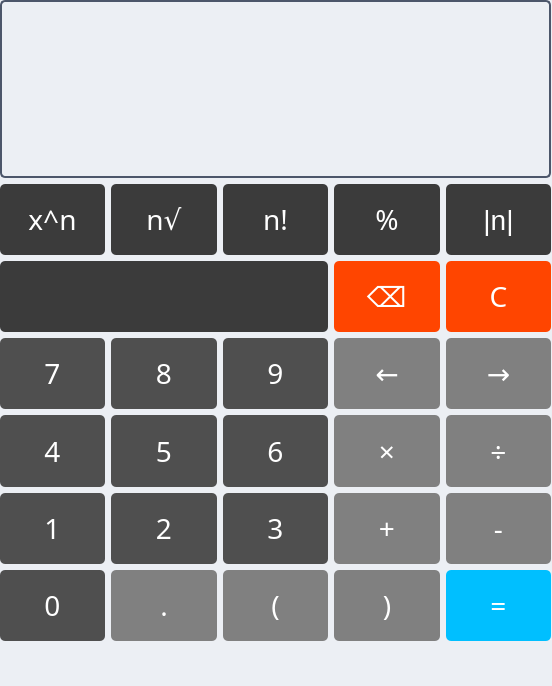
<?xml version="1.0" encoding="UTF-8"?>
<ui version="4.0">
 <class>Calculator</class>
 <widget class="QMainWindow" name="Calculator">
  <property name="geometry">
   <rect>
    <x>0</x>
    <y>0</y>
    <width>552</width>
    <height>686</height>
   </rect>
  </property>
  <property name="sizePolicy">
   <sizepolicy hsizetype="Minimum" vsizetype="Minimum">
    <horstretch>0</horstretch>
    <verstretch>0</verstretch>
   </sizepolicy>
  </property>
  <property name="minimumSize">
   <size>
    <width>520</width>
    <height>600</height>
   </size>
  </property>
  <property name="windowTitle">
   <string>MainWindow</string>
  </property>
  <property name="autoFillBackground">
   <bool>false</bool>
  </property>
  <property name="styleSheet">
   <string notr="true">QWidget {
    background-color: #ECEFF4;
}

/*Display*/
QLineEdit {
    background-color: #ECEFF4;
    color: #2E3440;
    border: 2px solid #4C566A;
    border-radius: 5px;
    font-size: 44pt;
}

/*Numbers color*/
QPushButton#Button0, QPushButton#Button1, QPushButton#Button2, QPushButton#Button3,
QPushButton#Button4, QPushButton#Button5, QPushButton#Button6, QPushButton#Button7,
QPushButton#Button8, QPushButton#Button9 {
    background-color: #4F4F4F;
    color: white;
    border-radius: 5px;
}

/*Functions color*/
QPushButton#ButtonPower, QPushButton#ButtonSqrt, QPushButton#ButtonFactorial, 
QPushButton#ButtonModulo, QPushButton#ButtonAbsoluteVal, QPushButton#ButtonPlaceHolder {
    background-color: #3B3B3B;
    color: white;
    border-radius: 5px;
}

/*Operations color*/
QPushButton#ButtonAdd, QPushButton#ButtonSubtract, QPushButton#ButtonDivide,
QPushButton#ButtonMultiply, QPushButton#ButtonOpBracket, QPushButton#ButtonClBracket,
QPushButton#ButtonDecPoint, QPushButton#ButtonLeftArr, QPushButton#ButtonRightArr {
    background-color: #808080;
    color: white;
    border-radius: 5px;
}

/*Equals color*/
QPushButton#ButtonEquals {
    background-color: #00BFFF;
    color: white;
    border-radius: 5px;
}

/*Dlete, Clear color*/
QPushButton#ButtonDelete, QPushButton#ButtonClear {
    background-color: #FF4500;
    color: white;
    border-radius: 5px;
}

/*All Buttons*/
QPushButton {
    font-size: 28px;
    padding: 10px;
    border: none;
}

QPushButton:hover {
    background-color: #5E81AC;
}

QPushButton:pressed {
    background-color: #88C0D0;
}

/*Numbers hover, press*/
QPushButton#Button0:hover, QPushButton#Button1:hover, QPushButton#Button2:hover,
QPushButton#Button3:hover, QPushButton#Button4:hover, QPushButton#Button5:hover,
QPushButton#Button6:hover, QPushButton#Button7:hover, QPushButton#Button8:hover,
QPushButton#Button9:hover {
    background-color: #6D6D6D;
}

QPushButton#Button0:pressed, QPushButton#Button1:pressed, QPushButton#Button2:pressed,
QPushButton#Button3:pressed, QPushButton#Button4:pressed, QPushButton#Button5:pressed,
QPushButton#Button6:pressed, QPushButton#Button7:pressed, QPushButton#Button8:pressed,
QPushButton#Button9:pressed {
    background-color: #888888;
}

/*Funcions hover, press*/
QPushButton#ButtonPower:hover, QPushButton#ButtonSqrt:hover, QPushButton#ButtonFactorial:hover,
QPushButton#ButtonModulo:hover, QPushButton#AbsoluteVal:hover {
    background-color: #555555; 
}

QPushButton#ButtonPower:pressed, QPushButton#ButtonSqrt:pressed, QPushButton#ButtonFactorial:pressed,
QPushButton#ButtonModulo:pressed, QPushButton#ButtonAbsoluteVal:pressed {
    background-color: #777777;
}

/*Operations hover, press*/
QPushButton#ButtonAdd:hover, QPushButton#ButtonSubtract:hover, QPushButton#ButtonDivide:hover,
QPushButton#ButtonMultiply:hover, QPushButton#ButtonOpBracket:hover, QPushButton#ButtonClBracket:hover,
QPushButton#ButtonDecPoint:hover, QPushButton#ButtonLeftArr:hover, QPushButton#ButtonRightArr:hover {
    background-color: #9E9E9E;
}

QPushButton#ButtonAdd:pressed, QPushButton#ButtonSubtract:pressed, QPushButton#ButtonDivide:pressed,
QPushButton#ButtonMultiply:pressed, QPushButton#ButtonOpBracket:pressed, QPushButton#ButtonClBracket:pressed,
QPushButton#ButtonDecPoint:pressed, QPushButton#ButtonLeftArr:pressed, QPushButton#ButtonRightArr:pressed {
    background-color: #B0B0B0;
}

/*Equals hover, press*/
QPushButton#ButtonEquals:hover {
    background-color: #33A1D9;
}

QPushButton#ButtonEquals:pressed {
    background-color: #00BFFF;
}

/*Delete, Clear hover, press*/
QPushButton#ButtonDelete:hover, QPushButton#ButtonClear:hover {
    background-color: #FF6347;
}

QPushButton#ButtonDelete:pressed, QPushButton#ButtonClear:pressed {
    background-color: #FF4500;
}</string>
  </property>
  <property name="tabShape">
   <enum>QTabWidget::Rounded</enum>
  </property>
  <widget class="QWidget" name="centralwidget">
   <property name="sizePolicy">
    <sizepolicy hsizetype="Expanding" vsizetype="Expanding">
     <horstretch>0</horstretch>
     <verstretch>0</verstretch>
    </sizepolicy>
   </property>
   <widget class="QWidget" name="layoutWidget">
    <property name="geometry">
     <rect>
      <x>0</x>
      <y>0</y>
      <width>551</width>
      <height>641</height>
     </rect>
    </property>
    <property name="autoFillBackground">
     <bool>false</bool>
    </property>
    <layout class="QGridLayout" name="gridLayout" rowstretch="5,2,2,2,2,2,2">
     <item row="1" column="4">
      <widget class="QPushButton" name="ButtonAbsoluteVal">
       <property name="enabled">
        <bool>true</bool>
       </property>
       <property name="sizePolicy">
        <sizepolicy hsizetype="Expanding" vsizetype="Expanding">
         <horstretch>0</horstretch>
         <verstretch>0</verstretch>
        </sizepolicy>
       </property>
       <property name="autoFillBackground">
        <bool>false</bool>
       </property>
       <property name="styleSheet">
        <string notr="true">#buttonPlaceholder {
    background-color: #3B4252; 
    border: none;
}</string>
       </property>
       <property name="text">
        <string>|n|</string>
       </property>
       <property name="shortcut">
        <string>|</string>
       </property>
      </widget>
     </item>
     <item row="1" column="1">
      <widget class="QPushButton" name="ButtonSqrt">
       <property name="sizePolicy">
        <sizepolicy hsizetype="Expanding" vsizetype="Expanding">
         <horstretch>0</horstretch>
         <verstretch>0</verstretch>
        </sizepolicy>
       </property>
       <property name="font">
        <font>
         <family>Sans Serif</family>
         <pointsize>-1</pointsize>
        </font>
       </property>
       <property name="autoFillBackground">
        <bool>false</bool>
       </property>
       <property name="text">
        <string>n√</string>
       </property>
      </widget>
     </item>
     <item row="0" column="0" colspan="5">
      <widget class="QLineEdit" name="Display">
       <property name="enabled">
        <bool>true</bool>
       </property>
       <property name="sizePolicy">
        <sizepolicy hsizetype="Expanding" vsizetype="Expanding">
         <horstretch>0</horstretch>
         <verstretch>0</verstretch>
        </sizepolicy>
       </property>
       <property name="font">
        <font>
         <family>Sans Serif</family>
         <pointsize>44</pointsize>
         <italic>false</italic>
        </font>
       </property>
       <property name="text">
        <string/>
       </property>
       <property name="alignment">
        <set>Qt::AlignRight|Qt::AlignTrailing|Qt::AlignVCenter</set>
       </property>
       <property name="readOnly">
        <bool>false</bool>
       </property>
      </widget>
     </item>
     <item row="1" column="0">
      <widget class="QPushButton" name="ButtonPower">
       <property name="sizePolicy">
        <sizepolicy hsizetype="Expanding" vsizetype="Expanding">
         <horstretch>0</horstretch>
         <verstretch>0</verstretch>
        </sizepolicy>
       </property>
       <property name="font">
        <font>
         <family>Sans Serif</family>
         <pointsize>-1</pointsize>
        </font>
       </property>
       <property name="autoFillBackground">
        <bool>false</bool>
       </property>
       <property name="text">
        <string>x^n</string>
       </property>
       <property name="shortcut">
        <string>^</string>
       </property>
      </widget>
     </item>
     <item row="1" column="2">
      <widget class="QPushButton" name="ButtonFactorial">
       <property name="sizePolicy">
        <sizepolicy hsizetype="Expanding" vsizetype="Expanding">
         <horstretch>0</horstretch>
         <verstretch>0</verstretch>
        </sizepolicy>
       </property>
       <property name="font">
        <font>
         <family>Sans Serif</family>
         <pointsize>-1</pointsize>
        </font>
       </property>
       <property name="autoFillBackground">
        <bool>false</bool>
       </property>
       <property name="text">
        <string>n!</string>
       </property>
       <property name="shortcut">
        <string>!</string>
       </property>
      </widget>
     </item>
     <item row="1" column="3">
      <widget class="QPushButton" name="ButtonModulo">
       <property name="sizePolicy">
        <sizepolicy hsizetype="Expanding" vsizetype="Expanding">
         <horstretch>0</horstretch>
         <verstretch>0</verstretch>
        </sizepolicy>
       </property>
       <property name="font">
        <font>
         <family>Sans Serif</family>
         <pointsize>-1</pointsize>
        </font>
       </property>
       <property name="autoFillBackground">
        <bool>false</bool>
       </property>
       <property name="text">
        <string>%</string>
       </property>
       <property name="shortcut">
        <string>%</string>
       </property>
      </widget>
     </item>
     <item row="3" column="2">
      <widget class="QPushButton" name="Button9">
       <property name="sizePolicy">
        <sizepolicy hsizetype="Expanding" vsizetype="Expanding">
         <horstretch>0</horstretch>
         <verstretch>0</verstretch>
        </sizepolicy>
       </property>
       <property name="font">
        <font>
         <family>Sans Serif</family>
         <pointsize>-1</pointsize>
        </font>
       </property>
       <property name="autoFillBackground">
        <bool>false</bool>
       </property>
       <property name="text">
        <string>9</string>
       </property>
       <property name="shortcut">
        <string>9</string>
       </property>
      </widget>
     </item>
     <item row="3" column="1">
      <widget class="QPushButton" name="Button8">
       <property name="sizePolicy">
        <sizepolicy hsizetype="Expanding" vsizetype="Expanding">
         <horstretch>0</horstretch>
         <verstretch>0</verstretch>
        </sizepolicy>
       </property>
       <property name="font">
        <font>
         <family>Sans Serif</family>
         <pointsize>-1</pointsize>
        </font>
       </property>
       <property name="autoFillBackground">
        <bool>false</bool>
       </property>
       <property name="text">
        <string>8</string>
       </property>
       <property name="shortcut">
        <string>8</string>
       </property>
      </widget>
     </item>
     <item row="3" column="0">
      <widget class="QPushButton" name="Button7">
       <property name="sizePolicy">
        <sizepolicy hsizetype="Expanding" vsizetype="Expanding">
         <horstretch>0</horstretch>
         <verstretch>0</verstretch>
        </sizepolicy>
       </property>
       <property name="font">
        <font>
         <family>Sans Serif</family>
         <pointsize>-1</pointsize>
        </font>
       </property>
       <property name="autoFillBackground">
        <bool>false</bool>
       </property>
       <property name="text">
        <string>7</string>
       </property>
       <property name="shortcut">
        <string>7</string>
       </property>
      </widget>
     </item>
     <item row="4" column="0">
      <widget class="QPushButton" name="Button4">
       <property name="sizePolicy">
        <sizepolicy hsizetype="Expanding" vsizetype="Expanding">
         <horstretch>0</horstretch>
         <verstretch>0</verstretch>
        </sizepolicy>
       </property>
       <property name="font">
        <font>
         <family>Sans Serif</family>
         <pointsize>-1</pointsize>
        </font>
       </property>
       <property name="autoFillBackground">
        <bool>false</bool>
       </property>
       <property name="text">
        <string>4</string>
       </property>
       <property name="shortcut">
        <string>4</string>
       </property>
      </widget>
     </item>
     <item row="4" column="1">
      <widget class="QPushButton" name="Button5">
       <property name="sizePolicy">
        <sizepolicy hsizetype="Expanding" vsizetype="Expanding">
         <horstretch>0</horstretch>
         <verstretch>0</verstretch>
        </sizepolicy>
       </property>
       <property name="font">
        <font>
         <family>Sans Serif</family>
         <pointsize>-1</pointsize>
        </font>
       </property>
       <property name="autoFillBackground">
        <bool>false</bool>
       </property>
       <property name="text">
        <string>5</string>
       </property>
       <property name="shortcut">
        <string>5</string>
       </property>
      </widget>
     </item>
     <item row="4" column="2">
      <widget class="QPushButton" name="Button6">
       <property name="sizePolicy">
        <sizepolicy hsizetype="Expanding" vsizetype="Expanding">
         <horstretch>0</horstretch>
         <verstretch>0</verstretch>
        </sizepolicy>
       </property>
       <property name="font">
        <font>
         <family>Sans Serif</family>
         <pointsize>-1</pointsize>
        </font>
       </property>
       <property name="autoFillBackground">
        <bool>false</bool>
       </property>
       <property name="text">
        <string>6</string>
       </property>
       <property name="shortcut">
        <string>6</string>
       </property>
      </widget>
     </item>
     <item row="5" column="2">
      <widget class="QPushButton" name="Button3">
       <property name="sizePolicy">
        <sizepolicy hsizetype="Expanding" vsizetype="Expanding">
         <horstretch>0</horstretch>
         <verstretch>0</verstretch>
        </sizepolicy>
       </property>
       <property name="font">
        <font>
         <family>Sans Serif</family>
         <pointsize>-1</pointsize>
        </font>
       </property>
       <property name="autoFillBackground">
        <bool>false</bool>
       </property>
       <property name="text">
        <string>3</string>
       </property>
       <property name="shortcut">
        <string>3</string>
       </property>
      </widget>
     </item>
     <item row="5" column="1">
      <widget class="QPushButton" name="Button2">
       <property name="sizePolicy">
        <sizepolicy hsizetype="Expanding" vsizetype="Expanding">
         <horstretch>0</horstretch>
         <verstretch>0</verstretch>
        </sizepolicy>
       </property>
       <property name="font">
        <font>
         <family>Sans Serif</family>
         <pointsize>-1</pointsize>
        </font>
       </property>
       <property name="autoFillBackground">
        <bool>false</bool>
       </property>
       <property name="text">
        <string>2</string>
       </property>
       <property name="shortcut">
        <string>2</string>
       </property>
      </widget>
     </item>
     <item row="5" column="0">
      <widget class="QPushButton" name="Button1">
       <property name="sizePolicy">
        <sizepolicy hsizetype="Expanding" vsizetype="Expanding">
         <horstretch>0</horstretch>
         <verstretch>0</verstretch>
        </sizepolicy>
       </property>
       <property name="font">
        <font>
         <family>Sans Serif</family>
         <pointsize>-1</pointsize>
        </font>
       </property>
       <property name="autoFillBackground">
        <bool>false</bool>
       </property>
       <property name="text">
        <string>1</string>
       </property>
       <property name="shortcut">
        <string>1</string>
       </property>
      </widget>
     </item>
     <item row="6" column="0">
      <widget class="QPushButton" name="Button0">
       <property name="sizePolicy">
        <sizepolicy hsizetype="Expanding" vsizetype="Expanding">
         <horstretch>0</horstretch>
         <verstretch>0</verstretch>
        </sizepolicy>
       </property>
       <property name="font">
        <font>
         <family>Sans Serif</family>
         <pointsize>-1</pointsize>
        </font>
       </property>
       <property name="autoFillBackground">
        <bool>false</bool>
       </property>
       <property name="text">
        <string>0</string>
       </property>
       <property name="shortcut">
        <string>0</string>
       </property>
      </widget>
     </item>
     <item row="6" column="1">
      <widget class="QPushButton" name="ButtonDecPoint">
       <property name="sizePolicy">
        <sizepolicy hsizetype="Expanding" vsizetype="Expanding">
         <horstretch>0</horstretch>
         <verstretch>0</verstretch>
        </sizepolicy>
       </property>
       <property name="font">
        <font>
         <family>Sans Serif</family>
         <pointsize>-1</pointsize>
        </font>
       </property>
       <property name="autoFillBackground">
        <bool>false</bool>
       </property>
       <property name="text">
        <string>.</string>
       </property>
       <property name="shortcut">
        <string>.</string>
       </property>
      </widget>
     </item>
     <item row="4" column="3">
      <widget class="QPushButton" name="ButtonMultiply">
       <property name="sizePolicy">
        <sizepolicy hsizetype="Expanding" vsizetype="Expanding">
         <horstretch>0</horstretch>
         <verstretch>0</verstretch>
        </sizepolicy>
       </property>
       <property name="font">
        <font>
         <family>Sans Serif</family>
         <pointsize>-1</pointsize>
        </font>
       </property>
       <property name="autoFillBackground">
        <bool>false</bool>
       </property>
       <property name="text">
        <string>×</string>
       </property>
       <property name="shortcut">
        <string>*</string>
       </property>
      </widget>
     </item>
     <item row="6" column="4">
      <widget class="QPushButton" name="ButtonEquals">
       <property name="sizePolicy">
        <sizepolicy hsizetype="Expanding" vsizetype="Expanding">
         <horstretch>0</horstretch>
         <verstretch>0</verstretch>
        </sizepolicy>
       </property>
       <property name="font">
        <font>
         <family>Sans Serif</family>
         <pointsize>-1</pointsize>
        </font>
       </property>
       <property name="autoFillBackground">
        <bool>false</bool>
       </property>
       <property name="text">
        <string>=</string>
       </property>
       <property name="shortcut">
        <string>Return</string>
       </property>
      </widget>
     </item>
     <item row="2" column="3">
      <widget class="QPushButton" name="ButtonDelete">
       <property name="sizePolicy">
        <sizepolicy hsizetype="Expanding" vsizetype="Expanding">
         <horstretch>0</horstretch>
         <verstretch>0</verstretch>
        </sizepolicy>
       </property>
       <property name="font">
        <font>
         <family>Sans Serif</family>
         <pointsize>-1</pointsize>
        </font>
       </property>
       <property name="autoFillBackground">
        <bool>false</bool>
       </property>
       <property name="text">
        <string>⌫</string>
       </property>
       <property name="shortcut">
        <string>Backspace</string>
       </property>
      </widget>
     </item>
     <item row="2" column="4">
      <widget class="QPushButton" name="ButtonClear">
       <property name="sizePolicy">
        <sizepolicy hsizetype="Expanding" vsizetype="Expanding">
         <horstretch>0</horstretch>
         <verstretch>0</verstretch>
        </sizepolicy>
       </property>
       <property name="font">
        <font>
         <family>Sans Serif</family>
         <pointsize>-1</pointsize>
        </font>
       </property>
       <property name="autoFillBackground">
        <bool>false</bool>
       </property>
       <property name="text">
        <string>C</string>
       </property>
       <property name="shortcut">
        <string>Esc</string>
       </property>
      </widget>
     </item>
     <item row="5" column="4">
      <widget class="QPushButton" name="ButtonSubtract">
       <property name="sizePolicy">
        <sizepolicy hsizetype="Expanding" vsizetype="Expanding">
         <horstretch>0</horstretch>
         <verstretch>0</verstretch>
        </sizepolicy>
       </property>
       <property name="font">
        <font>
         <family>Sans Serif</family>
         <pointsize>-1</pointsize>
        </font>
       </property>
       <property name="autoFillBackground">
        <bool>false</bool>
       </property>
       <property name="text">
        <string>-</string>
       </property>
       <property name="shortcut">
        <string>-</string>
       </property>
      </widget>
     </item>
     <item row="6" column="3">
      <widget class="QPushButton" name="ButtonClBracket">
       <property name="sizePolicy">
        <sizepolicy hsizetype="Expanding" vsizetype="Expanding">
         <horstretch>0</horstretch>
         <verstretch>0</verstretch>
        </sizepolicy>
       </property>
       <property name="font">
        <font>
         <family>Sans Serif</family>
         <pointsize>-1</pointsize>
        </font>
       </property>
       <property name="autoFillBackground">
        <bool>false</bool>
       </property>
       <property name="text">
        <string>)</string>
       </property>
       <property name="shortcut">
        <string>)</string>
       </property>
      </widget>
     </item>
     <item row="6" column="2">
      <widget class="QPushButton" name="ButtonOpBracket">
       <property name="sizePolicy">
        <sizepolicy hsizetype="Expanding" vsizetype="Expanding">
         <horstretch>0</horstretch>
         <verstretch>0</verstretch>
        </sizepolicy>
       </property>
       <property name="font">
        <font>
         <family>Sans Serif</family>
         <pointsize>-1</pointsize>
        </font>
       </property>
       <property name="autoFillBackground">
        <bool>false</bool>
       </property>
       <property name="text">
        <string>(</string>
       </property>
       <property name="shortcut">
        <string>(</string>
       </property>
      </widget>
     </item>
     <item row="4" column="4">
      <widget class="QPushButton" name="ButtonDivide">
       <property name="sizePolicy">
        <sizepolicy hsizetype="Expanding" vsizetype="Expanding">
         <horstretch>0</horstretch>
         <verstretch>0</verstretch>
        </sizepolicy>
       </property>
       <property name="font">
        <font>
         <family>Sans Serif</family>
         <pointsize>-1</pointsize>
        </font>
       </property>
       <property name="autoFillBackground">
        <bool>false</bool>
       </property>
       <property name="text">
        <string>÷</string>
       </property>
       <property name="shortcut">
        <string>/</string>
       </property>
      </widget>
     </item>
     <item row="5" column="3">
      <widget class="QPushButton" name="ButtonAdd">
       <property name="sizePolicy">
        <sizepolicy hsizetype="Expanding" vsizetype="Expanding">
         <horstretch>0</horstretch>
         <verstretch>0</verstretch>
        </sizepolicy>
       </property>
       <property name="font">
        <font>
         <family>Sans Serif</family>
         <pointsize>-1</pointsize>
        </font>
       </property>
       <property name="autoFillBackground">
        <bool>false</bool>
       </property>
       <property name="text">
        <string>+</string>
       </property>
       <property name="shortcut">
        <string>+</string>
       </property>
      </widget>
     </item>
     <item row="3" column="4">
      <widget class="QPushButton" name="ButtonRightArr">
       <property name="sizePolicy">
        <sizepolicy hsizetype="Expanding" vsizetype="Expanding">
         <horstretch>0</horstretch>
         <verstretch>0</verstretch>
        </sizepolicy>
       </property>
       <property name="font">
        <font>
         <family>Sans Serif</family>
         <pointsize>-1</pointsize>
        </font>
       </property>
       <property name="autoFillBackground">
        <bool>false</bool>
       </property>
       <property name="text">
        <string>→</string>
       </property>
       <property name="shortcut">
        <string>Right</string>
       </property>
      </widget>
     </item>
     <item row="3" column="3">
      <widget class="QPushButton" name="ButtonLeftArr">
       <property name="sizePolicy">
        <sizepolicy hsizetype="Expanding" vsizetype="Expanding">
         <horstretch>0</horstretch>
         <verstretch>0</verstretch>
        </sizepolicy>
       </property>
       <property name="font">
        <font>
         <family>Sans Serif</family>
         <pointsize>-1</pointsize>
        </font>
       </property>
       <property name="autoFillBackground">
        <bool>false</bool>
       </property>
       <property name="text">
        <string>←</string>
       </property>
       <property name="shortcut">
        <string>Left</string>
       </property>
      </widget>
     </item>
     <item row="2" column="0" colspan="3">
      <widget class="QPushButton" name="ButtonPlaceHolder">
       <property name="enabled">
        <bool>false</bool>
       </property>
       <property name="sizePolicy">
        <sizepolicy hsizetype="Expanding" vsizetype="Expanding">
         <horstretch>0</horstretch>
         <verstretch>0</verstretch>
        </sizepolicy>
       </property>
       <property name="autoFillBackground">
        <bool>false</bool>
       </property>
       <property name="styleSheet">
        <string notr="true">#buttonPlaceholder {
    background-color: #3B4252; 
    border: none;
}</string>
       </property>
       <property name="text">
        <string/>
       </property>
      </widget>
     </item>
    </layout>
   </widget>
  </widget>
  <widget class="QMenuBar" name="menubar">
   <property name="geometry">
    <rect>
     <x>0</x>
     <y>0</y>
     <width>552</width>
     <height>20</height>
    </rect>
   </property>
  </widget>
  <widget class="QStatusBar" name="statusbar"/>
 </widget>
 <resources/>
 <connections/>
</ui>
